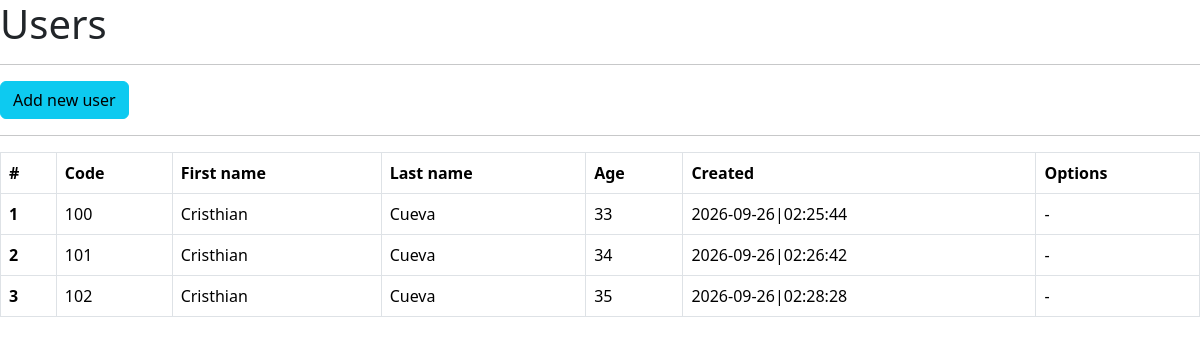
Screenshot of /users with the database file from the repository.
### main.py (models this page shows, shortened)
class User(db.Model):
    __tablename__ = "users"
    id = db.Column(db.Integer, primary_key=True, autoincrement=True)
    code = db.Column(db.String(11), nullable=False)
    first_name = db.Column(db.String(128), nullable=False)
    last_name = db.Column(db.String(128), nullable=False)
    age = db.Column(db.Integer, nullable=True)
    created = db.Column(db.DateTime(timezone=True), server_default=func.now())

### main.py (the view)
@app.route("/users")
def view_users():
    items = User.query.all()
    return render_template("users.html", items=items)

### templates/users.html (shortened to what this page needs)
<!doctype html>
<html lang="es">
  <head>
    <link href="https://cdn.jsdelivr.net/npm/bootstrap@5.3.8/dist/css/bootstrap.min.css" rel="stylesheet">
  </head>
  <body>
    <h1>Users</h1>
    <hr>
    <a href="{{ url_for('view_users_add') }}" class="btn btn-info">Add new user</a>
    <hr>
    <table class="table table-bordered">
  <thead>
    <tr>
      <th scope="col">#</th>
      <th scope="col">Code</th>
      <th scope="col">First name</th>
      <th scope="col">Last name</th>
      <th scope="col">Age</th>
      <th scope="col">Created</th>
      <th scope="col">Options</th>
    </tr>
  </thead>
  <tbody>
    {% for item in items %}
    <tr>
      <th scope="row">{{ item.id }}</th>
      <td>{{ item.code }}</td>
      <td>{{ item.first_name }}</td>
      <td>{{ item.last_name }}</td>
      <td>{{ item.age }}</td>
      <td>{{ item.created.strftime('%Y-%m-%d|%H:%M:%S') }}</td>
      <td>-</td>
    </tr>
    {% endfor %}
  </tbody>
</table>
  </body>
</html>

### rows the page displays
User: id "1", code "100", first_name "Cristhian", last_name "Cueva", age "33", created "2026-09-26|02:25:44"
User: id "2", code "101", first_name "Cristhian", last_name "Cueva", age "34", created "2026-09-26|02:26:42"
User: id "3", code "102", first_name "Cristhian", last_name "Cueva", age "35", created "2026-09-26|02:28:28"
